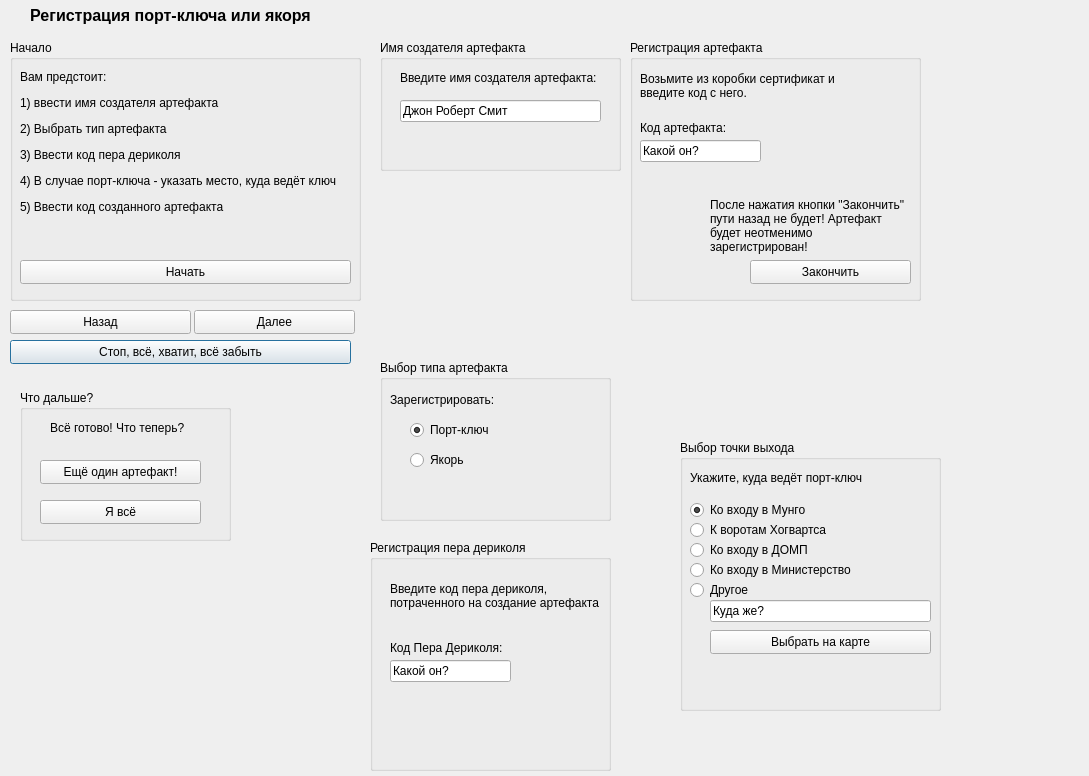
<?xml version="1.0" encoding="UTF-8"?>
<ui version="4.0">
 <class>mainDialog</class>
 <widget class="QDialog" name="mainDialog">
  <property name="geometry">
   <rect>
    <x>0</x>
    <y>0</y>
    <width>1089</width>
    <height>776</height>
   </rect>
  </property>
  <property name="windowTitle">
   <string>Регистрация ключа или якоря</string>
  </property>
  <widget class="QPushButton" name="btnClear">
   <property name="geometry">
    <rect>
     <x>10</x>
     <y>340</y>
     <width>341</width>
     <height>24</height>
    </rect>
   </property>
   <property name="text">
    <string>Стоп, всё, хватит, всё забыть</string>
   </property>
   <property name="icon">
    <iconset>
     <normaloff>../stop 16x16.gif</normaloff>../stop 16x16.gif</iconset>
   </property>
  </widget>
  <widget class="QLabel" name="label">
   <property name="geometry">
    <rect>
     <x>10</x>
     <y>0</y>
     <width>321</width>
     <height>31</height>
    </rect>
   </property>
   <property name="text">
    <string>&lt;html&gt;&lt;head/&gt;&lt;body&gt;&lt;p align=&quot;center&quot;&gt;&lt;span style=&quot; font-size:12pt; font-weight:700;&quot;&gt;Регистрация порт-ключа или якоря&lt;/span&gt;&lt;/p&gt;&lt;/body&gt;&lt;/html&gt;</string>
   </property>
  </widget>
  <widget class="QGroupBox" name="groupBoxQuesse">
   <property name="geometry">
    <rect>
     <x>370</x>
     <y>540</y>
     <width>241</width>
     <height>231</height>
    </rect>
   </property>
   <property name="title">
    <string>Регистрация пера дериколя</string>
   </property>
   <widget class="QLabel" name="label_4">
    <property name="geometry">
     <rect>
      <x>20</x>
      <y>100</y>
      <width>121</width>
      <height>16</height>
     </rect>
    </property>
    <property name="text">
     <string>Код Пера Дериколя:</string>
    </property>
   </widget>
   <widget class="QLineEdit" name="lineEditDericol">
    <property name="geometry">
     <rect>
      <x>20</x>
      <y>120</y>
      <width>121</width>
      <height>22</height>
     </rect>
    </property>
    <property name="text">
     <string>Какой он?</string>
    </property>
   </widget>
   <widget class="QLabel" name="label_6">
    <property name="geometry">
     <rect>
      <x>20</x>
      <y>30</y>
      <width>211</width>
      <height>51</height>
     </rect>
    </property>
    <property name="text">
     <string>Введите код пера дериколя, потраченного на создание артефакта</string>
    </property>
    <property name="wordWrap">
     <bool>true</bool>
    </property>
   </widget>
  </widget>
  <widget class="QGroupBox" name="groupBoxType">
   <property name="geometry">
    <rect>
     <x>380</x>
     <y>360</y>
     <width>231</width>
     <height>161</height>
    </rect>
   </property>
   <property name="title">
    <string>Выбор типа артефакта</string>
   </property>
   <widget class="QLabel" name="label_2">
    <property name="geometry">
     <rect>
      <x>10</x>
      <y>30</y>
      <width>111</width>
      <height>20</height>
     </rect>
    </property>
    <property name="text">
     <string>Зарегистрировать:</string>
    </property>
   </widget>
   <widget class="QRadioButton" name="rbtnPortKey">
    <property name="geometry">
     <rect>
      <x>30</x>
      <y>60</y>
      <width>89</width>
      <height>20</height>
     </rect>
    </property>
    <property name="text">
     <string>Порт-ключ</string>
    </property>
    <property name="checked">
     <bool>true</bool>
    </property>
   </widget>
   <widget class="QRadioButton" name="rbtnAnchor">
    <property name="geometry">
     <rect>
      <x>30</x>
      <y>90</y>
      <width>89</width>
      <height>20</height>
     </rect>
    </property>
    <property name="text">
     <string>Якорь</string>
    </property>
   </widget>
  </widget>
  <widget class="QGroupBox" name="groupBoxName">
   <property name="enabled">
    <bool>true</bool>
   </property>
   <property name="geometry">
    <rect>
     <x>380</x>
     <y>40</y>
     <width>241</width>
     <height>131</height>
    </rect>
   </property>
   <property name="title">
    <string>Имя создателя артефакта</string>
   </property>
   <widget class="QLabel" name="label_5">
    <property name="geometry">
     <rect>
      <x>20</x>
      <y>30</y>
      <width>201</width>
      <height>16</height>
     </rect>
    </property>
    <property name="text">
     <string>Введите имя создателя артефакта:</string>
    </property>
   </widget>
   <widget class="QLineEdit" name="lineEditName">
    <property name="geometry">
     <rect>
      <x>20</x>
      <y>60</y>
      <width>201</width>
      <height>22</height>
     </rect>
    </property>
    <property name="sizePolicy">
     <sizepolicy hsizetype="Expanding" vsizetype="Fixed">
      <horstretch>0</horstretch>
      <verstretch>0</verstretch>
     </sizepolicy>
    </property>
    <property name="text">
     <string>Джон Роберт Смит</string>
    </property>
   </widget>
  </widget>
  <widget class="QGroupBox" name="groupBoxDestination">
   <property name="geometry">
    <rect>
     <x>680</x>
     <y>440</y>
     <width>261</width>
     <height>271</height>
    </rect>
   </property>
   <property name="title">
    <string>Выбор точки выхода</string>
   </property>
   <widget class="QLabel" name="label_7">
    <property name="geometry">
     <rect>
      <x>10</x>
      <y>30</y>
      <width>181</width>
      <height>16</height>
     </rect>
    </property>
    <property name="text">
     <string>Укажите, куда ведёт порт-ключ</string>
    </property>
   </widget>
   <widget class="QRadioButton" name="rbtnHogwarts">
    <property name="geometry">
     <rect>
      <x>10</x>
      <y>80</y>
      <width>141</width>
      <height>20</height>
     </rect>
    </property>
    <property name="text">
     <string>К воротам Хогвартса</string>
    </property>
    <property name="checked">
     <bool>false</bool>
    </property>
   </widget>
   <widget class="QRadioButton" name="rbtnMungo">
    <property name="geometry">
     <rect>
      <x>10</x>
      <y>60</y>
      <width>121</width>
      <height>20</height>
     </rect>
    </property>
    <property name="text">
     <string>Ко входу в Мунго</string>
    </property>
    <property name="checked">
     <bool>true</bool>
    </property>
   </widget>
   <widget class="QRadioButton" name="rbtnDOMP">
    <property name="geometry">
     <rect>
      <x>10</x>
      <y>100</y>
      <width>121</width>
      <height>20</height>
     </rect>
    </property>
    <property name="text">
     <string>Ко входу в ДОМП</string>
    </property>
   </widget>
   <widget class="QRadioButton" name="rbtnMinistry">
    <property name="geometry">
     <rect>
      <x>10</x>
      <y>120</y>
      <width>181</width>
      <height>20</height>
     </rect>
    </property>
    <property name="text">
     <string>Ко входу в Министерство</string>
    </property>
   </widget>
   <widget class="QRadioButton" name="rbtnOtherDestination">
    <property name="geometry">
     <rect>
      <x>10</x>
      <y>140</y>
      <width>89</width>
      <height>20</height>
     </rect>
    </property>
    <property name="text">
     <string>Другое</string>
    </property>
   </widget>
   <widget class="QLineEdit" name="lineEditDestination">
    <property name="geometry">
     <rect>
      <x>30</x>
      <y>160</y>
      <width>221</width>
      <height>22</height>
     </rect>
    </property>
    <property name="text">
     <string>Куда же?</string>
    </property>
   </widget>
   <widget class="QPushButton" name="btnShowMap">
    <property name="geometry">
     <rect>
      <x>30</x>
      <y>190</y>
      <width>221</width>
      <height>24</height>
     </rect>
    </property>
    <property name="text">
     <string>Выбрать на карте</string>
    </property>
   </widget>
  </widget>
  <widget class="QGroupBox" name="groupBoxArtefact">
   <property name="geometry">
    <rect>
     <x>630</x>
     <y>40</y>
     <width>291</width>
     <height>261</height>
    </rect>
   </property>
   <property name="title">
    <string>Регистрация артефакта</string>
   </property>
   <widget class="QLabel" name="label_8">
    <property name="geometry">
     <rect>
      <x>10</x>
      <y>80</y>
      <width>121</width>
      <height>16</height>
     </rect>
    </property>
    <property name="text">
     <string>Код артефакта:</string>
    </property>
   </widget>
   <widget class="QLineEdit" name="lineEditArtefactID">
    <property name="geometry">
     <rect>
      <x>10</x>
      <y>100</y>
      <width>121</width>
      <height>22</height>
     </rect>
    </property>
    <property name="text">
     <string>Какой он?</string>
    </property>
   </widget>
   <widget class="QLabel" name="label_9">
    <property name="geometry">
     <rect>
      <x>10</x>
      <y>20</y>
      <width>241</width>
      <height>51</height>
     </rect>
    </property>
    <property name="text">
     <string>Возьмите из коробки сертификат и введите код с него.</string>
    </property>
    <property name="wordWrap">
     <bool>true</bool>
    </property>
   </widget>
   <widget class="QLabel" name="label_11">
    <property name="geometry">
     <rect>
      <x>10</x>
      <y>150</y>
      <width>71</width>
      <height>81</height>
     </rect>
    </property>
    <property name="text">
     <string/>
    </property>
    <property name="pixmap">
     <pixmap>../!big.ico</pixmap>
    </property>
   </widget>
   <widget class="QLabel" name="label_12">
    <property name="geometry">
     <rect>
      <x>80</x>
      <y>150</y>
      <width>201</width>
      <height>71</height>
     </rect>
    </property>
    <property name="text">
     <string>После нажатия кнопки &quot;Закончить&quot; пути назад не будет! Артефакт будет неотменимо зарегистрирован!</string>
    </property>
    <property name="wordWrap">
     <bool>true</bool>
    </property>
   </widget>
   <widget class="QPushButton" name="btnComplete">
    <property name="geometry">
     <rect>
      <x>120</x>
      <y>220</y>
      <width>161</width>
      <height>24</height>
     </rect>
    </property>
    <property name="text">
     <string>Закончить</string>
    </property>
    <property name="icon">
     <iconset>
      <normaloff>../Checked2.bmp</normaloff>../Checked2.bmp</iconset>
    </property>
   </widget>
  </widget>
  <widget class="QGroupBox" name="groupBoxWhatNext">
   <property name="geometry">
    <rect>
     <x>20</x>
     <y>390</y>
     <width>211</width>
     <height>151</height>
    </rect>
   </property>
   <property name="title">
    <string>Что дальше?</string>
   </property>
   <widget class="QPushButton" name="btnOneMore">
    <property name="geometry">
     <rect>
      <x>20</x>
      <y>70</y>
      <width>161</width>
      <height>24</height>
     </rect>
    </property>
    <property name="text">
     <string>Ещё один артефакт!</string>
    </property>
    <property name="icon">
     <iconset>
      <normaloff>../lightning16x16.bmp</normaloff>../lightning16x16.bmp</iconset>
    </property>
   </widget>
   <widget class="QPushButton" name="btnEnd">
    <property name="geometry">
     <rect>
      <x>20</x>
      <y>110</y>
      <width>161</width>
      <height>24</height>
     </rect>
    </property>
    <property name="text">
     <string>Я всё</string>
    </property>
    <property name="icon">
     <iconset>
      <normaloff>../Checked2.bmp</normaloff>../Checked2.bmp</iconset>
    </property>
   </widget>
   <widget class="QLabel" name="label_10">
    <property name="geometry">
     <rect>
      <x>30</x>
      <y>30</y>
      <width>141</width>
      <height>16</height>
     </rect>
    </property>
    <property name="text">
     <string>Всё готово! Что теперь?</string>
    </property>
   </widget>
  </widget>
  <widget class="QGroupBox" name="groupBoxStart">
   <property name="geometry">
    <rect>
     <x>10</x>
     <y>40</y>
     <width>351</width>
     <height>261</height>
    </rect>
   </property>
   <property name="title">
    <string>Начало</string>
   </property>
   <widget class="QPushButton" name="btnStart">
    <property name="geometry">
     <rect>
      <x>10</x>
      <y>220</y>
      <width>331</width>
      <height>24</height>
     </rect>
    </property>
    <property name="layoutDirection">
     <enum>Qt::RightToLeft</enum>
    </property>
    <property name="autoFillBackground">
     <bool>false</bool>
    </property>
    <property name="text">
     <string>Начать</string>
    </property>
    <property name="icon">
     <iconset>
      <normaloff>../ahead.bmp</normaloff>../ahead.bmp</iconset>
    </property>
   </widget>
   <widget class="QLabel" name="label_3">
    <property name="geometry">
     <rect>
      <x>10</x>
      <y>30</y>
      <width>321</width>
      <height>171</height>
     </rect>
    </property>
    <property name="text">
     <string>&lt;html&gt;&lt;head/&gt;&lt;body&gt;&lt;p&gt;Вам предстоит:&lt;/p&gt;&lt;p&gt;1) ввести имя создателя артефакта&lt;/p&gt;&lt;p&gt;2) Выбрать тип артефакта&lt;/p&gt;&lt;p&gt;3) Ввести код пера дериколя&lt;/p&gt;&lt;p&gt;4) В случае порт-ключа - указать место, куда ведёт ключ&lt;/p&gt;&lt;p&gt;5) Ввести код созданного артефакта&lt;/p&gt;&lt;p&gt;&lt;br/&gt;&lt;/p&gt;&lt;/body&gt;&lt;/html&gt;</string>
    </property>
   </widget>
  </widget>
  <widget class="QPushButton" name="btnBack">
   <property name="geometry">
    <rect>
     <x>10</x>
     <y>310</y>
     <width>181</width>
     <height>24</height>
    </rect>
   </property>
   <property name="layoutDirection">
    <enum>Qt::LeftToRight</enum>
   </property>
   <property name="text">
    <string>Назад</string>
   </property>
   <property name="icon">
    <iconset>
     <normaloff>../Back.bmp</normaloff>../Back.bmp</iconset>
   </property>
  </widget>
  <widget class="QPushButton" name="btnNext">
   <property name="geometry">
    <rect>
     <x>194</x>
     <y>310</y>
     <width>161</width>
     <height>24</height>
    </rect>
   </property>
   <property name="layoutDirection">
    <enum>Qt::RightToLeft</enum>
   </property>
   <property name="text">
    <string>Далее</string>
   </property>
   <property name="icon">
    <iconset>
     <normaloff>../ahead.bmp</normaloff>../ahead.bmp</iconset>
   </property>
  </widget>
 </widget>
 <resources/>
 <connections/>
</ui>
